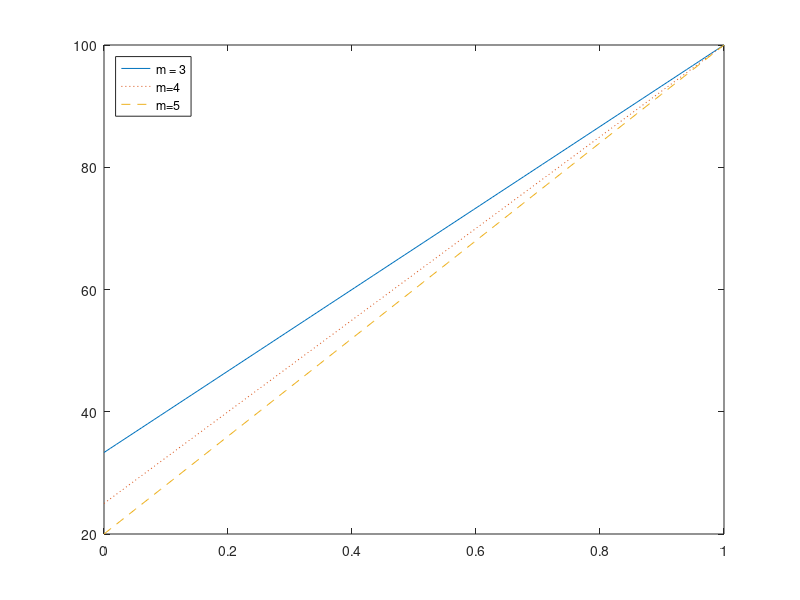
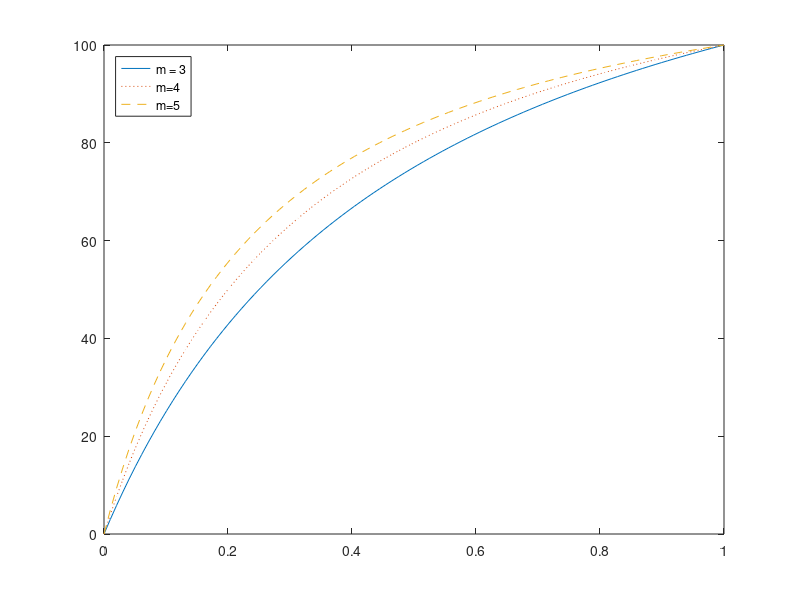

The MATLAB source for these figures, in order:
% 1.a)
%p(acertar) = p(acertar/estudou)*p(estudou) + p(acertar/naoEstudou)*p(naoEstudou)

p = 0.6 + 0.25/4

% 1.b)
%slides ! 
p = 0.7*5/(1+4*0.7)


% 1.c)
x = linspace(0,1.0,100)
f1 = x + ((1-x)/3)
f2 = x + ((1-x)/4)
f3 = x + ((1-x)/5)
figure(1)
plot(x,f1*100,'',x,f2*100,':',x,f3*100,'--')
legend('m = 3','m=4','m=5','Location','Northwest')

% 1.d)
% . é usado para fazer operaçoes elemento a elemento 
x = linspace(0,1.0,100)
f4 = (x*3)./(1+2*x)
f5 = (x*4)./(1+3*x)
f6 = (x*5)./(1+4*x)
figure(2)
plot(x,f4*100,'',x,f5*100,':',x,f6*100,'--')
legend('m = 3','m=4','m=5','Location','Northwest')